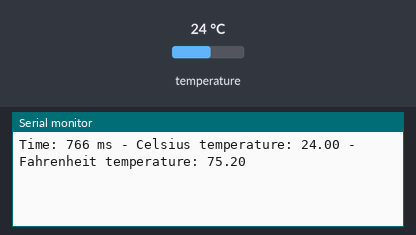
Recording of a sketch running on a simulated Arduino Uno, built with avr-gcc and run on an emulated ATmega328P. Shown: the last lines printed to the serial monitor. The test bench sets the inputs (shaded band); at power-on: temperature 24 °C.

Above: at 1.5 s.
1.6 s: temperature set to 12 °C
At 2.2 s:
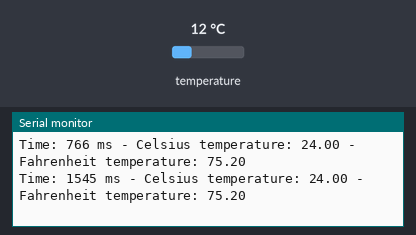
3.1 s: temperature set to 19 °C
At 3.6 s:
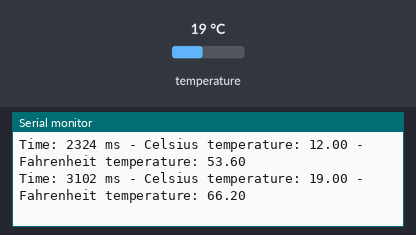
Timing chart, 0 to 6.1 s (numbered marks = the images above; inputs shaded):
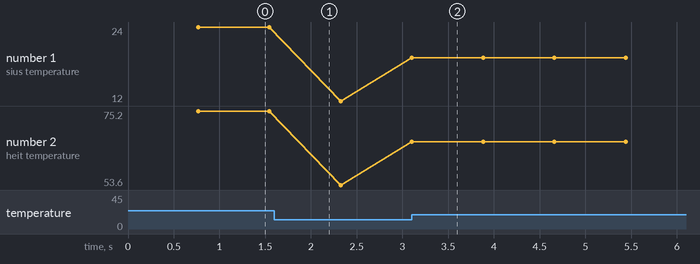

The sketch:

sketch_sep13a.ino
```cpp
/*********
  Rui Santos
  Complete project details at https://randomnerdtutorials.com
  Based on the Dallas Temperature Library example
*********/

#include <OneWire.h>
#include <DallasTemperature.h>

// Data wire is conntec to the Arduino digital pin 8
#define ONE_WIRE_BUS 8

// Setup a oneWire instance to communicate with any OneWire devices
OneWire oneWire(ONE_WIRE_BUS);

// Pass our oneWire reference to Dallas Temperature sensor
DallasTemperature sensors(&oneWire);

void setup(void)
{
  // Start serial communication for debugging purposes
  Serial.begin(9600);
  // Start up the library
  sensors.begin();
}

void loop(void){
  sensors.requestTemperatures();

  Serial.print("Time: ");
  Serial.print(millis());
  Serial.print(" ms - Celsius temperature: ");
  Serial.print(sensors.getTempCByIndex(0));
  Serial.print(" - Fahrenheit temperature: ");
  Serial.println(sensors.getTempFByIndex(0));
  delay(1); // Changed to 1 second for readability
}
```

Measured:
- after the input at 3.1 s, the serial monitor: prints a new line at once (image 2)
- plotted number 1: 24 → 12 after the input at 1.6 s, 12 → 19 after the input at 3.1 s
- plotted number 2: 75.2 → 53.6 after the input at 1.6 s, 53.6 → 66.2 after the input at 3.1 s
